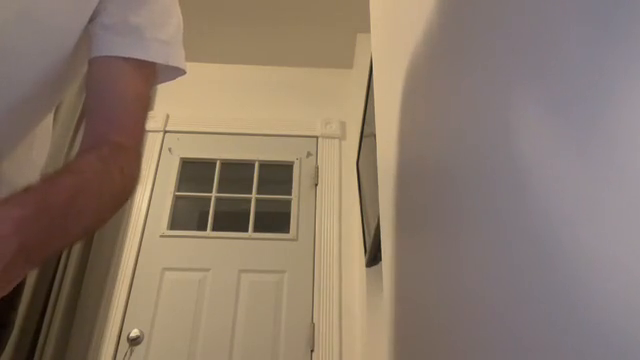
#> input picture frame 43 of Robotique/videos/video1.mp4, 640 x 360 px
$ python test.py
#> lines starting #> are read from the running program, lines starting #| are printed output that depends on the picture
import numpy as np
import cv2
import matplotlib.pyplot as plt
from random import randrange
import time

cp = cv2.VideoCapture('videos/video1.mp4')

n_frames = int(cp.get(cv2.CAP_PROP_FRAME_COUNT))
print("N_frames: ", n_frames)
width = int(cp.get(cv2.CAP_PROP_FRAME_WIDTH))
height = int(cp.get(cv2.CAP_PROP_FRAME_HEIGHT))

fps = cp.get(cv2.CAP_PROP_FPS)


fourcc = cv2.VideoWriter_fourcc(*'MJPG')
#print(fourcc)

# Try doing 2*width
out = cv2.VideoWriter('video_out.mp4',0x7634706d, fps/2, (2*width, height))

_, prev = cp.read()
#> prev is the input picture: shape (360, 640, 3); mean B, G, R 106.3, 121.7, 139
index = 0
prev_gray = cv2.cvtColor(prev, cv2.COLOR_BGR2GRAY)
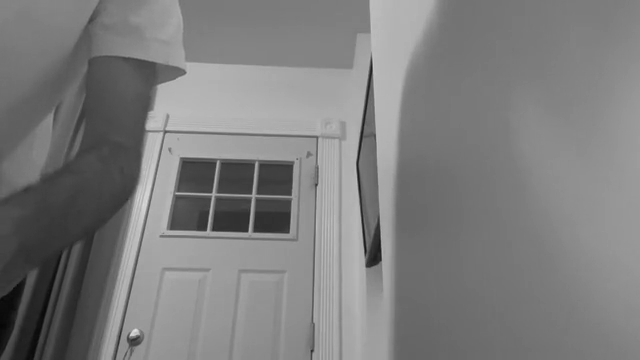
#> prev_gray: shape (360, 640); min 6, max 226, mean 125.1

for i in range(n_frames - 2):
		begin = time.time()
		sift = cv2.xfeatures2d.SIFT_create()
		kp1, des1 = sift.detectAndCompute(prev_gray,None)

		succ, curr = cp.read()
		if ( index % 20 ==0):
			curr_gray = cv2.cvtColor(curr, cv2.COLOR_BGR2GRAY)
			prev_gray = curr_gray
			kp2, des2 = sift.detectAndCompute(curr_gray,None)
			bf = cv2.BFMatcher()
			matches = bf.knnMatch(des1,des2, k=2)
			end = time.time()
			print("Time taken: ", end-begin)
			if(len(matches) == 0):
				continue
			#print(matches)
			good = []
			for m in matches:
				if m[0].distance < 1*m[1].distance:
					good.append(m)
			matches = np.asarray(good)
			#print(matches.shape)
			#print(matches)


			if len(matches[:,0]) >= 4:
				src = np.float32([ kp1[m.queryIdx].pt for m in matches[:,0] ]).reshape(-1,1,2)
				dst = np.float32([ kp2[m.trainIdx].pt for m in matches[:,0] ]).reshape(-1,1,2)
				H, masked = cv2.findHomography(src, dst, cv2.RANSAC, 5.0)
				print(H)
				print(masked)
			else:
				continue
			'''
			else:
				raise AssertionError("Can't find enough keypoints.")
			'''

			dst = cv2.warpPerspective(prev,H,(curr.shape[1] + prev.shape[1], curr.shape[0]))
			dst[0:curr.shape[0], 0:curr.shape[1]] = curr
			if(dst.shape[1] > 1920):
				dst = cv2.resize(dst, (dst.shape[1]/2, dst.shape[0]/2))
		index = index +1

#cv2.imwrite('resultant_stitched_panorama_' + str(i) + ".jpg",dst)
cv2.imwrite('resultant_stitched_panorama_.jpg',dst)
#cv2.imshow("img1", img1)
cv2.imshow("dst", dst)
cv2.waitKey(0)
cv2.destroyAllWindows()

$ run again, starting later in the video
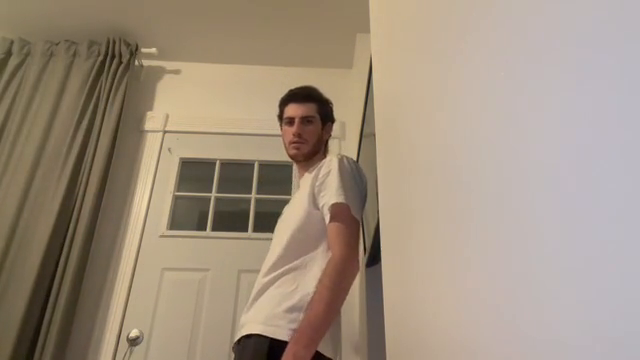
#> input picture frame 194 of Robotique/videos/video1.mp4, 640 x 360 px
#> prev is the input picture: shape (360, 640, 3); mean B, G, R 127.1, 144.8, 160.4

$ run again, starting later in the video
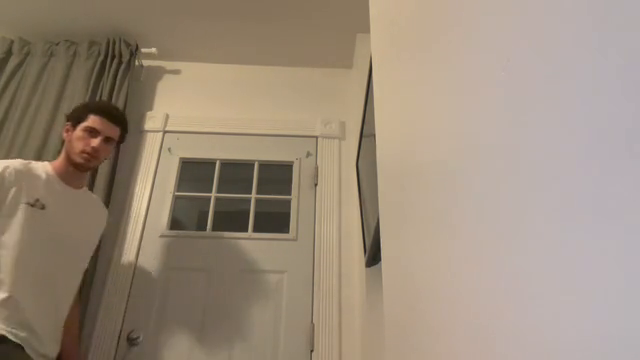
#> input picture frame 345 of Robotique/videos/video1.mp4, 640 x 360 px
#> prev is the input picture: shape (360, 640, 3); mean B, G, R 123.2, 140.6, 156.2
